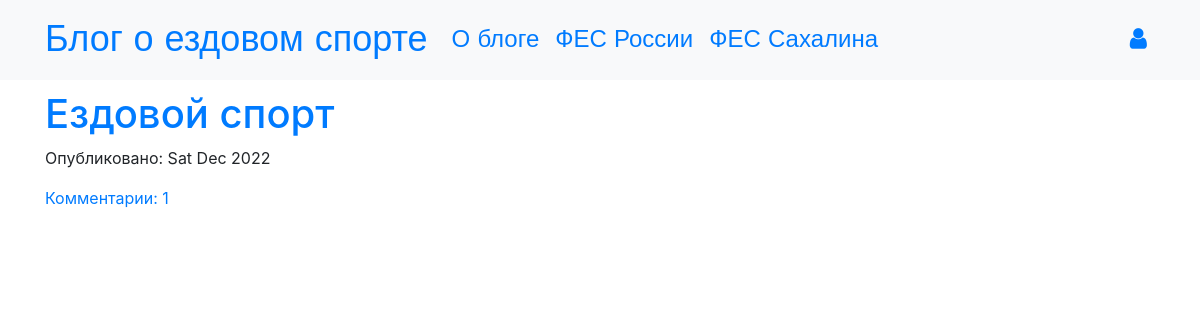
The page / on the database its author committed.
### blog/models.py (models this page shows, shortened)
class Post(models.Model):
    author = models.ForeignKey('auth.User',on_delete=models.CASCADE)
    title = models.CharField(max_length=200)
    text = models.TextField()
    created_date = models.DateTimeField(default=timezone.now)
    published_date = models.DateTimeField(blank=True, null=True)
    def approve_comments(self):
        return self.comments.filter(approved_comment=True)

### blog/views.py (the view)
# urls.py: path('',views.PostListView.as_view(),name='post_list'),
class PostListView(ListView):
    model = Post
    def get_queryset(self):
        return Post.objects.filter(published_date__lte=timezone.now()).order_by('-published_date')

### blog/templates/blog/post_list.html
{% extends 'blog/base.html' %}
{% block content %}
<div class="centerstage">
    {% for post in post_list %}
        <div class="post">
            <h1><a href="{% url 'post_detail' pk=post.pk %}">{{ post.title }}</a></h1>
            <div class="date">
                <p>Опубликовано: {{ post.published_date|date:"D M Y"}}</p>
            </div>
            <a href="{% url 'post_detail' pk=post.pk %}">Комментарии: {{ post.approve_comments.count }}</a>
        </div>
    {% endfor %}
</div>
{% endblock %}

### blog/static/css/blog.css (style rules this page uses)
.centerstage { margin-left: auto; margin-right: auto; }
.loader { filter:hue-rotate(0deg); color: linear-gradient(45deg,#0f8,#08f); animation:hue 5000ms infinite linear; }

### rows shown on the page
Post: title "Ездовой спорт", published_date "Sat Dec 2022", approve_comments.count "1"
